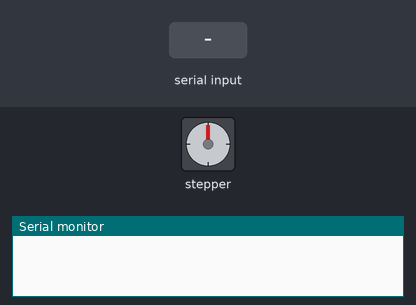
This sketch was run on a simulated Arduino Uno, built with avr-gcc and run on an emulated ATmega328P. On the bench: stepper motor, the last lines printed to the serial monitor. Inputs (shaded band) come from the test bench. Stepper angles assume 2048 steps per turn.

Above: at 1.2 s.
1.3 s: "steps:90\n" received over Serial
At 3.7 s:
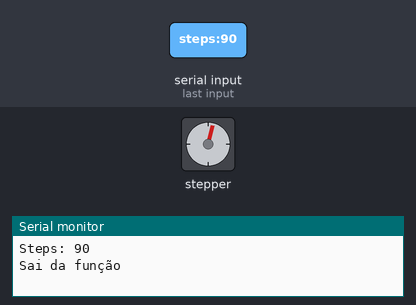
4.0 s: "speed:" received over Serial
6.5 s: "steps:90\n" received over Serial
At 7.9 s:
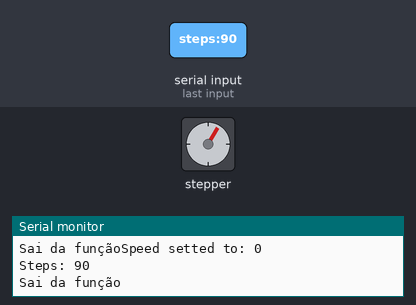
Timing chart, 0 to 9.5 s (numbered marks = the images above; inputs shaded):
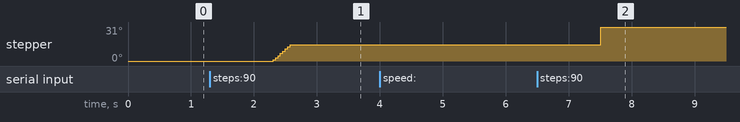

The sketch:

28BYJ-48-DEMO.ino
```cpp
#include <Stepper.h>

const int stepsPerRevolution = 64;

//Inicializa a biblioteca utilizando as portas de 8 a 11 para
//ligacao ao motor
#define IN_1 2
#define IN_2 3
#define IN_3 4
#define IN_4 5
Stepper myStepper(stepsPerRevolution, IN_1, IN_3, IN_2, IN_4);

void setup()
{
  Serial.begin(9600);

  //Determina a velocidade inicial do motor
  myStepper.setSpeed(300);
}

void loop()
{
  if (Serial.available()) {
    String data = Serial.readString();

    if (data.startsWith("speed:")) {
      int newSpeed = data.substring(6).toInt();

      if (newSpeed > 500) {
        Serial.println("Could not set speed up to 500!");
      } else {
        myStepper.setSpeed(newSpeed);
        Serial.print("Speed setted to: ");
        Serial.println(newSpeed);
      }
    } else if (data.startsWith("steps:")) {
      int steps = data.substring(6).toInt();
      Serial.print("Steps: ");
      Serial.println(steps);
      myStepper.step(steps);
      Serial.print("Sai da função");
      delay(2);
    }
  }
}
```

Measured:
- after the input at 1.3 s, stepper: turns 15° clockwise in 0.26 s, starting after 1.0 s
- after the input at 6.5 s, stepper: turns 16° clockwise, starting after 1.0 s
